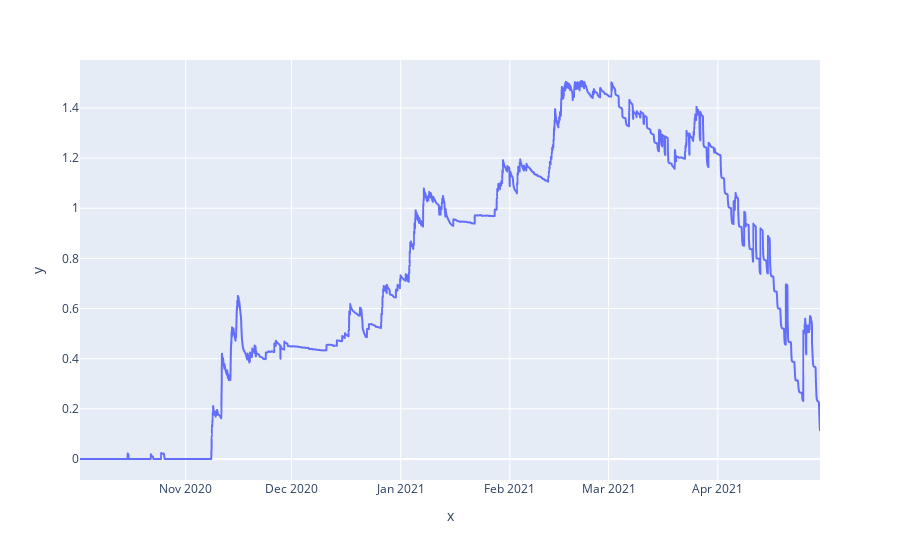

Notebook source saved alongside this figure:
### Code cell
res = np.zeros((len(data['profiles']),2))
i = 0
for r in data['profiles']:
    res[i,0]= pd.to_datetime(r['date']).timestamp()
    res[i,1] = (r['comments']['elements'][0]['layers'][-1]['top']/100)
    i += 1

df = pd.DataFrame(res, columns = ['timestamp','hs'])
df['date'] = pd.to_datetime(df['timestamp'], unit='s')
px.line(x = df.date, y = df.hs)

### Figure 1 — Plotly figure (JSON) as saved in the notebook; plotly's stock layout.template omitted (floating-point values rounded to 4 significant figures; data arrays with more than 128 entries replaced by an {"elided": "..."} marker saying what was removed)
{"data": [{"hovertemplate": "x=%{x}<br>y=%{y}<extra></extra>", "legendgroup": "", "line": {"color": "#636efa", "dash": "solid"}, "mode": "lines", "name": "", "showlegend": false, "type": "scattergl", "x": {"elided": "5041 str values"}, "xaxis": "x", "y": {"elided": "5041 float values"}, "yaxis": "y"}], "layout": {"legend": {"tracegroupgap": 0}, "margin": {"t": 60}, "xaxis": {"anchor": "y", "domain": [0, 1], "title": {"text": "x"}}, "yaxis": {"anchor": "x", "domain": [0, 1], "title": {"text": "y"}}}}
